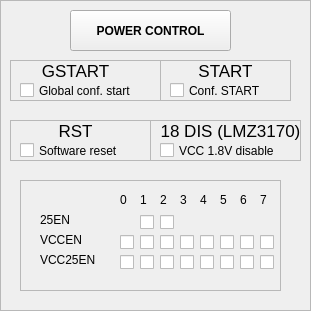
        <widget class="QFrame" name="frame_22">
         <property name="geometry">
          <rect>
           <x>10</x>
           <y>70</y>
           <width>311</width>
           <height>311</height>
          </rect>
         </property>
         <property name="frameShape">
          <enum>QFrame::StyledPanel</enum>
         </property>
         <property name="frameShadow">
          <enum>QFrame::Raised</enum>
         </property>
         <widget class="QPushButton" name="pushButton_Power_hw_reg">
          <property name="geometry">
           <rect>
            <x>70</x>
            <y>10</y>
            <width>161</width>
            <height>41</height>
           </rect>
          </property>
          <property name="font">
           <font>
            <weight>75</weight>
            <bold>true</bold>
           </font>
          </property>
          <property name="text">
           <string>POWER CONTROL</string>
          </property>
         </widget>
         <widget class="QFrame" name="frame_18">
          <property name="geometry">
           <rect>
            <x>150</x>
            <y>120</y>
            <width>151</width>
            <height>41</height>
           </rect>
          </property>
          <property name="frameShape">
           <enum>QFrame::StyledPanel</enum>
          </property>
          <property name="frameShadow">
           <enum>QFrame::Raised</enum>
          </property>
          <widget class="QLabel" name="label_106">
           <property name="geometry">
            <rect>
             <x>10</x>
             <y>0</y>
             <width>141</width>
             <height>21</height>
            </rect>
           </property>
           <property name="font">
            <font>
             <pointsize>13</pointsize>
             <weight>50</weight>
             <bold>false</bold>
            </font>
           </property>
           <property name="text">
            <string>18 DIS (LMZ3170)</string>
           </property>
           <property name="alignment">
            <set>Qt::AlignCenter</set>
           </property>
          </widget>
          <widget class="QCheckBox" name="checkBox_PWR_18DIS">
           <property name="geometry">
            <rect>
             <x>10</x>
             <y>20</y>
             <width>141</width>
             <height>21</height>
            </rect>
           </property>
           <property name="text">
            <string>VCC 1.8V disable</string>
           </property>
          </widget>
         </widget>
         <widget class="QFrame" name="frame_16">
          <property name="geometry">
           <rect>
            <x>10</x>
            <y>120</y>
            <width>141</width>
            <height>41</height>
           </rect>
          </property>
          <property name="frameShape">
           <enum>QFrame::StyledPanel</enum>
          </property>
          <property name="frameShadow">
           <enum>QFrame::Raised</enum>
          </property>
          <widget class="QLabel" name="label_104">
           <property name="geometry">
            <rect>
             <x>40</x>
             <y>0</y>
             <width>51</width>
             <height>21</height>
            </rect>
           </property>
           <property name="font">
            <font>
             <pointsize>13</pointsize>
             <weight>50</weight>
             <bold>false</bold>
            </font>
           </property>
           <property name="text">
            <string>RST</string>
           </property>
           <property name="alignment">
            <set>Qt::AlignCenter</set>
           </property>
          </widget>
          <widget class="QCheckBox" name="checkBox_PWR_RST">
           <property name="geometry">
            <rect>
             <x>10</x>
             <y>20</y>
             <width>131</width>
             <height>21</height>
            </rect>
           </property>
           <property name="text">
            <string>Software reset</string>
           </property>
          </widget>
         </widget>
         <widget class="QFrame" name="frame_17">
          <property name="geometry">
           <rect>
            <x>160</x>
            <y>60</y>
            <width>131</width>
            <height>41</height>
           </rect>
          </property>
          <property name="frameShape">
           <enum>QFrame::StyledPanel</enum>
          </property>
          <property name="frameShadow">
           <enum>QFrame::Raised</enum>
          </property>
          <widget class="QCheckBox" name="checkBox_PWR_Start">
           <property name="geometry">
            <rect>
             <x>10</x>
             <y>20</y>
             <width>121</width>
             <height>21</height>
            </rect>
           </property>
           <property name="text">
            <string>Conf. START</string>
           </property>
          </widget>
          <widget class="QLabel" name="label_105">
           <property name="geometry">
            <rect>
             <x>30</x>
             <y>0</y>
             <width>71</width>
             <height>21</height>
            </rect>
           </property>
           <property name="font">
            <font>
             <pointsize>13</pointsize>
             <weight>50</weight>
             <bold>false</bold>
            </font>
           </property>
           <property name="text">
            <string>START</string>
           </property>
           <property name="alignment">
            <set>Qt::AlignCenter</set>
           </property>
          </widget>
         </widget>
         <widget class="QFrame" name="frame_15">
          <property name="geometry">
           <rect>
            <x>10</x>
            <y>60</y>
            <width>151</width>
            <height>41</height>
           </rect>
          </property>
          <property name="frameShape">
           <enum>QFrame::StyledPanel</enum>
          </property>
          <property name="frameShadow">
           <enum>QFrame::Raised</enum>
          </property>
          <widget class="QCheckBox" name="checkBox_PWR_GStart">
           <property name="geometry">
            <rect>
             <x>10</x>
             <y>20</y>
             <width>141</width>
             <height>21</height>
            </rect>
           </property>
           <property name="text">
            <string>Global conf. start</string>
           </property>
          </widget>
          <widget class="QLabel" name="label_103">
           <property name="geometry">
            <rect>
             <x>30</x>
             <y>0</y>
             <width>71</width>
             <height>21</height>
            </rect>
           </property>
           <property name="font">
            <font>
             <pointsize>13</pointsize>
             <weight>50</weight>
             <bold>false</bold>
            </font>
           </property>
           <property name="text">
            <string>GSTART</string>
           </property>
           <property name="alignment">
            <set>Qt::AlignCenter</set>
           </property>
          </widget>
         </widget>
         <widget class="QFrame" name="frame_31">
          <property name="geometry">
           <rect>
            <x>20</x>
            <y>180</y>
            <width>261</width>
            <height>111</height>
           </rect>
          </property>
          <property name="frameShape">
           <enum>QFrame::StyledPanel</enum>
          </property>
          <property name="frameShadow">
           <enum>QFrame::Raised</enum>
          </property>
          <widget class="QLabel" name="label_151">
           <property name="geometry">
            <rect>
             <x>100</x>
             <y>10</y>
             <width>10</width>
             <height>19</height>
            </rect>
           </property>
           <property name="text">
            <string>0</string>
           </property>
          </widget>
          <widget class="QLabel" name="label_152">
           <property name="geometry">
            <rect>
             <x>120</x>
             <y>10</y>
             <width>16</width>
             <height>19</height>
            </rect>
           </property>
           <property name="text">
            <string>1</string>
           </property>
          </widget>
          <widget class="QLabel" name="label_153">
           <property name="geometry">
            <rect>
             <x>140</x>
             <y>10</y>
             <width>16</width>
             <height>19</height>
            </rect>
           </property>
           <property name="text">
            <string>2</string>
           </property>
          </widget>
          <widget class="QLabel" name="label_154">
           <property name="geometry">
            <rect>
             <x>160</x>
             <y>10</y>
             <width>16</width>
             <height>19</height>
            </rect>
           </property>
           <property name="text">
            <string>3</string>
           </property>
          </widget>
          <widget class="QLabel" name="label_155">
           <property name="geometry">
            <rect>
             <x>180</x>
             <y>10</y>
             <width>16</width>
             <height>19</height>
            </rect>
           </property>
           <property name="text">
            <string>4</string>
           </property>
          </widget>
          <widget class="QLabel" name="label_156">
           <property name="geometry">
            <rect>
             <x>200</x>
             <y>10</y>
             <width>16</width>
             <height>19</height>
            </rect>
           </property>
           <property name="text">
            <string>5</string>
           </property>
          </widget>
          <widget class="QLabel" name="label_157">
           <property name="geometry">
            <rect>
             <x>220</x>
             <y>10</y>
             <width>16</width>
             <height>19</height>
            </rect>
           </property>
           <property name="text">
            <string>6</string>
           </property>
          </widget>
          <widget class="QLabel" name="label_158">
           <property name="geometry">
            <rect>
             <x>240</x>
             <y>10</y>
             <width>16</width>
             <height>19</height>
            </rect>
           </property>
           <property name="text">
            <string>7</string>
           </property>
          </widget>
          <widget class="QCheckBox" name="checkBox_PWR_25EN_1">
           <property name="geometry">
            <rect>
             <x>120</x>
             <y>30</y>
             <width>20</width>
             <height>25</height>
            </rect>
           </property>
           <property name="text">
            <string/>
           </property>
          </widget>
          <widget class="QCheckBox" name="checkBox_PWR_25EN_2">
           <property name="geometry">
            <rect>
             <x>140</x>
             <y>30</y>
             <width>20</width>
             <height>25</height>
            </rect>
           </property>
           <property name="text">
            <string/>
           </property>
          </widget>
          <widget class="QCheckBox" name="checkBox_PWR_TOFPET_VCCEN_1">
           <property name="geometry">
            <rect>
             <x>120</x>
             <y>50</y>
             <width>20</width>
             <height>25</height>
            </rect>
           </property>
           <property name="text">
            <string/>
           </property>
          </widget>
          <widget class="QCheckBox" name="checkBox_PWR_TOFPET_VCCEN_0">
           <property name="geometry">
            <rect>
             <x>100</x>
             <y>50</y>
             <width>20</width>
             <height>25</height>
            </rect>
           </property>
           <property name="text">
            <string/>
           </property>
          </widget>
          <widget class="QCheckBox" name="checkBox_PWR_TOFPET_VCCEN_3">
           <property name="geometry">
            <rect>
             <x>160</x>
             <y>50</y>
             <width>20</width>
             <height>25</height>
            </rect>
           </property>
           <property name="text">
            <string/>
           </property>
          </widget>
          <widget class="QCheckBox" name="checkBox_PWR_TOFPET_VCCEN_2">
           <property name="geometry">
            <rect>
             <x>140</x>
             <y>50</y>
             <width>20</width>
             <height>25</height>
            </rect>
           </property>
           <property name="text">
            <string/>
           </property>
          </widget>
          <widget class="QCheckBox" name="checkBox_PWR_TOFPET_VCCEN_5">
           <property name="geometry">
            <rect>
             <x>200</x>
             <y>50</y>
             <width>20</width>
             <height>25</height>
            </rect>
           </property>
           <property name="text">
            <string/>
           </property>
          </widget>
          <widget class="QCheckBox" name="checkBox_PWR_TOFPET_VCCEN_4">
           <property name="geometry">
            <rect>
             <x>180</x>
             <y>50</y>
             <width>20</width>
             <height>25</height>
            </rect>
           </property>
           <property name="text">
            <string/>
           </property>
          </widget>
          <widget class="QCheckBox" name="checkBox_PWR_TOFPET_VCCEN_7">
           <property name="geometry">
            <rect>
             <x>240</x>
             <y>50</y>
             <width>20</width>
             <height>25</height>
            </rect>
           </property>
           <property name="text">
            <string/>
           </property>
          </widget>
          <widget class="QCheckBox" name="checkBox_PWR_TOFPET_VCCEN_6">
           <property name="geometry">
            <rect>
             <x>220</x>
             <y>50</y>
             <width>20</width>
             <height>25</height>
            </rect>
           </property>
           <property name="text">
            <string/>
           </property>
          </widget>
          <widget class="QCheckBox" name="checkBox_PWR_TOFPET_VCC25EN_3">
           <property name="geometry">
            <rect>
             <x>160</x>
             <y>70</y>
             <width>20</width>
             <height>25</height>
            </rect>
           </property>
           <property name="text">
            <string/>
           </property>
          </widget>
          <widget class="QCheckBox" name="checkBox_PWR_TOFPET_VCC25EN_4">
           <property name="geometry">
            <rect>
             <x>180</x>
             <y>70</y>
             <width>20</width>
             <height>25</height>
            </rect>
           </property>
           <property name="text">
            <string/>
           </property>
          </widget>
          <widget class="QCheckBox" name="checkBox_PWR_TOFPET_VCC25EN_7">
           <property name="geometry">
            <rect>
             <x>240</x>
             <y>70</y>
             <width>20</width>
             <height>25</height>
            </rect>
           </property>
           <property name="text">
            <string/>
           </property>
          </widget>
          <widget class="QCheckBox" name="checkBox_PWR_TOFPET_VCC25EN_2">
           <property name="geometry">
            <rect>
             <x>140</x>
             <y>70</y>
             <width>20</width>
             <height>25</height>
            </rect>
           </property>
           <property name="text">
            <string/>
           </property>
          </widget>
          <widget class="QCheckBox" name="checkBox_PWR_TOFPET_VCC25EN_1">
           <property name="geometry">
            <rect>
             <x>120</x>
             <y>70</y>
             <width>20</width>
             <height>25</height>
            </rect>
           </property>
           <property name="text">
            <string/>
           </property>
          </widget>
          <widget class="QCheckBox" name="checkBox_PWR_TOFPET_VCC25EN_0">
           <property name="geometry">
            <rect>
             <x>100</x>
             <y>70</y>
             <width>20</width>
             <height>25</height>
            </rect>
           </property>
           <property name="text">
            <string/>
           </property>
          </widget>
          <widget class="QCheckBox" name="checkBox_PWR_TOFPET_VCC25EN_6">
           <property name="geometry">
            <rect>
             <x>220</x>
             <y>70</y>
             <width>20</width>
             <height>25</height>
            </rect>
           </property>
           <property name="text">
            <string/>
           </property>
          </widget>
          <widget class="QCheckBox" name="checkBox_PWR_TOFPET_VCC25EN_5">
           <property name="geometry">
            <rect>
             <x>200</x>
             <y>70</y>
             <width>20</width>
             <height>25</height>
            </rect>
           </property>
           <property name="text">
            <string/>
           </property>
          </widget>
          <widget class="QLabel" name="label_184">
           <property name="geometry">
            <rect>
             <x>20</x>
             <y>30</y>
             <width>67</width>
             <height>19</height>
            </rect>
           </property>
           <property name="text">
            <string>25EN</string>
           </property>
          </widget>
          <widget class="QLabel" name="label_185">
           <property name="geometry">
            <rect>
             <x>20</x>
             <y>50</y>
             <width>67</width>
             <height>19</height>
            </rect>
           </property>
           <property name="text">
            <string>VCCEN</string>
           </property>
          </widget>
          <widget class="QLabel" name="label_186">
           <property name="geometry">
            <rect>
             <x>20</x>
             <y>70</y>
             <width>67</width>
             <height>19</height>
            </rect>
           </property>
           <property name="text">
            <string>VCC25EN</string>
           </property>
          </widget>
         </widget>
        </widget>
